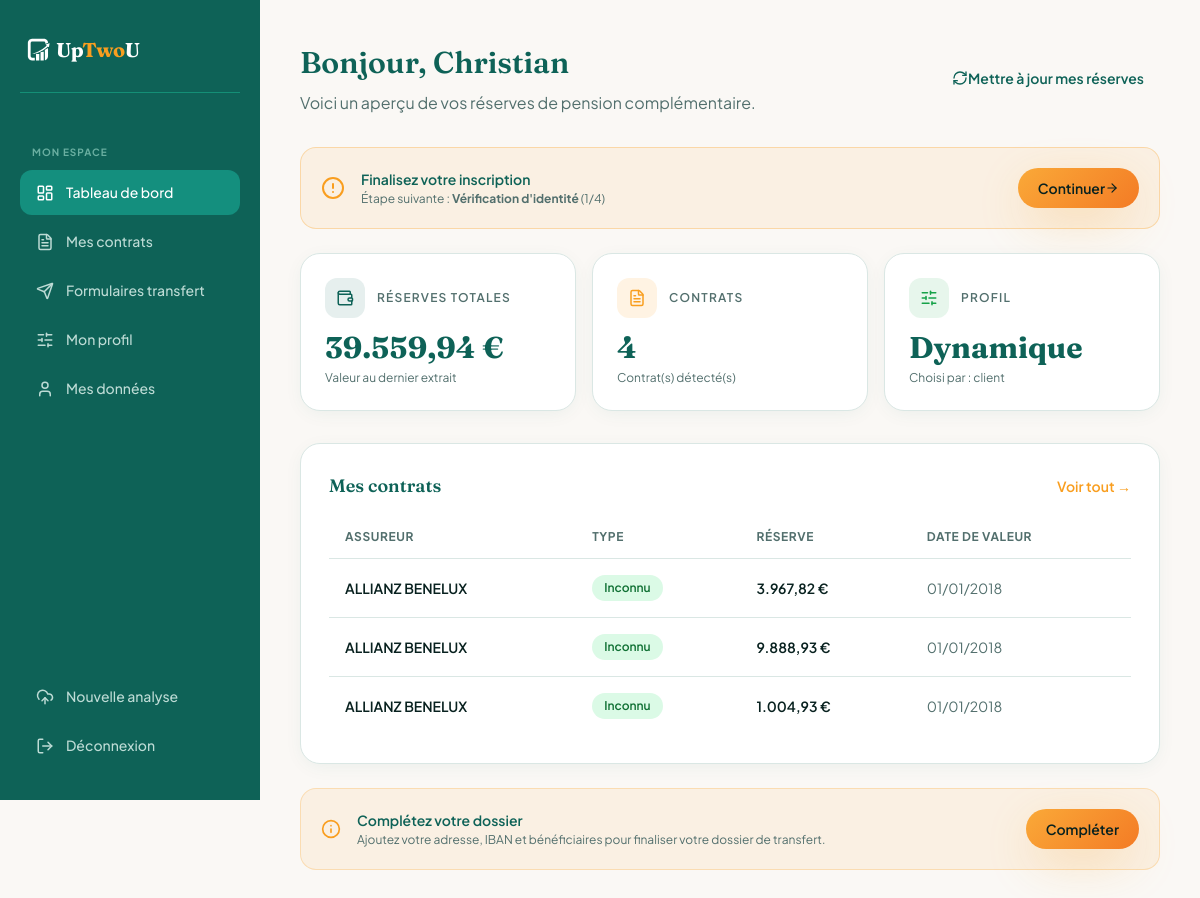
Page /client/dashboard (signed in) on the committed database.
### models.py (models this page shows, shortened)
class Client(db.Model):
    __tablename__ = 'client'
    id = db.Column(db.Integer, primary_key=True)
    user_id = db.Column(db.Integer, db.ForeignKey('user.id'), nullable=False)
    nom = db.Column(db.String(100))
    prenom = db.Column(db.String(100))
    date_naissance = db.Column(db.String(10))   # JJ/MM/AAAA
    sexe = db.Column(db.String(1))              # 'F' | 'M'
    niss = db.Column(db.String(20))
    adresse = db.Column(db.String(200))
    ville = db.Column(db.String(100))
    code_postal = db.Column(db.String(10))
    telephone = db.Column(db.String(20))
    iban = db.Column(db.String(34))
    beneficiaire_1 = db.Column(db.String(200))
    beneficiaire_2 = db.Column(db.String(200))
    profil_risque = db.Column(db.String(20))    # prudent | equilibre | dynamique | conviction
    profil_choisi_par = db.Column(db.String(20))  # client | courtier
    profil_date = db.Column(db.DateTime)
    pays = db.Column(db.String(100), default='Belgique')
    kyc_verifie = db.Column(db.Boolean, default=False)
    kyc_document = db.Column(db.String(200))      # filename of uploaded ID
    frais_acceptes = db.Column(db.Boolean, default=False)
    questionnaire_score = db.Column(db.Integer)   # raw score 0-18
    contrats = db.relationship('Contrat', backref='client', lazy=True)
    analyses = db.relationship('Analyse', backref='client', lazy=True)
    @property
    def onboarding_step(self):
        if not self.kyc_verifie:
            return 'kyc'
        if not self.profil_risque:
            return 'profil'
        if not self.frais_acceptes:
            return 'frais'
        return 'complet'
    @property
    def montant_total(self):
        if self.analyses:
            try:
                data = json.loads(self.analyses[-1].resultat_json)
                return data.get('montant_total')
            except Exception:
                pass
        return None

class Analyse(db.Model):
    __tablename__ = 'analyse'
    id = db.Column(db.Integer, primary_key=True)
    client_id = db.Column(db.Integer, db.ForeignKey('client.id'), nullable=True)
    filename = db.Column(db.String(200))
    resultat_json = db.Column(db.Text)
    created_at = db.Column(db.DateTime, default=datetime.utcnow)

class Contrat(db.Model):
    __tablename__ = 'contrat'
    id = db.Column(db.Integer, primary_key=True)
    client_id = db.Column(db.Integer, db.ForeignKey('client.id'), nullable=False)
    assureur = db.Column(db.String(150))
    numero = db.Column(db.String(100))
    type_branche = db.Column(db.String(30))     # Branche 21 | Branche 23 | Inconnu
    statut = db.Column(db.String(20), default='inconnu')  # dormant | actif | inconnu
    reserve = db.Column(db.String(30))
    date_valeur = db.Column(db.String(20))
    created_at = db.Column(db.DateTime, default=datetime.utcnow)

### app.py (the view)
@app.route("/client/dashboard")
@login_required
@client_required
def client_dashboard():
    return render_template("client/dashboard.html", client=current_user.client_profile)

### app.py (called while the page is built)
@login_manager.user_loader
def load_user(user_id):
    return User.query.get(int(user_id))

def client_required(f):
    @wraps(f)
    def decorated(*args, **kwargs):
        if not current_user.is_authenticated or current_user.role != 'client':
            flash("Accès réservé aux clients.", "error")
            return redirect(url_for('index'))
        return f(*args, **kwargs)
    return decorated

### templates/client/dashboard.html (shortened to what this page needs)
{% extends "client/_base.html" %}
{% block content %}
<div class="dashboard-header">
  <div class="flex flex-wrap items-center justify-between gap-3">
    <div>
      <h1>Bonjour, {{ client.prenom }}</h1>
      <p>Voici un aperçu de vos réserves de pension complémentaire.</p>
    </div>
    <a href="{{ url_for('analyser') }}" class="btn btn-ghost text-sm">
      <i data-lucide="refresh-cw" style="width:1rem;height:1rem;"></i>
      Mettre à jour mes réserves
    </a>
  </div>
</div>
{% if client.onboarding_step != 'complet' %}
{% set step_labels = {'kyc': ('Vérification d\'identité', 'onboarding_kyc', 1), 'profil': ('Profil d\'investissement', 'onboarding_profil', 2), 'frais': ('Acceptation des frais', 'onboarding_frais', 3)} %}
{% set step_info = step_labels.get(client.onboarding_step, ('Continuer', 'onboarding_kyc', 1)) %}
<div class="rounded-2xl p-5 flex items-center gap-4 mb-6" style="background:hsl(35 95% 55% / 0.08);border:1px solid hsl(35 95% 55% / 0.30);">
  <i data-lucide="alert-circle" style="width:1.5rem;height:1.5rem;flex-shrink:0;color:var(--accent);"></i>
  <div class="flex-1">
    <p class="text-sm font-semibold text-primary">Finalisez votre inscription</p>
    <p class="text-xs text-muted mt-0.5">Étape suivante : <strong>{{ step_info[0] }}</strong> ({{ step_info[2] }}/4)</p>
  </div>
  <a href="{{ url_for(step_info[1]) }}" class="btn btn-primary" style="height:2.5rem;padding:0 1.25rem;font-size:0.875rem;white-space:nowrap;">
    Continuer
    <i data-lucide="arrow-right" style="width:0.875rem;height:0.875rem;"></i>
  </a>
</div>
{% endif %}
<div class="grid grid-cols-1 md:grid-cols-3 gap-4 mb-8">
  <div class="stat-card">
    <div class="flex items-center gap-3 mb-3">
      <div class="h-10 w-10 rounded-xl grid place-items-center" style="background:hsl(172 75% 22% / 0.1);">
        <i data-lucide="wallet" style="width:1.125rem;height:1.125rem;color:var(--primary);"></i>
      </div>
      <p class="text-xs uppercase tracking-widest font-semibold text-muted">Réserves totales</p>
    </div>
    <p class="font-display text-3xl font-bold text-primary">
      {{ client.montant_total or '—' }}
    </p>
    <p class="text-xs text-muted mt-1">Valeur au dernier extrait</p>
  </div>
  <div class="stat-card">
    <div class="flex items-center gap-3 mb-3">
      <div class="h-10 w-10 rounded-xl grid place-items-center" style="background:hsl(35 95% 55% / 0.12);">
        <i data-lucide="file-text" style="width:1.125rem;height:1.125rem;color:var(--accent);"></i>
      </div>
      <p class="text-xs uppercase tracking-widest font-semibold text-muted">Contrats</p>
    </div>
    <p class="font-display text-3xl font-bold text-primary">{{ client.contrats | length }}</p>
    <p class="text-xs text-muted mt-1">Contrat(s) détecté(s)</p>
  </div>
  <div class="stat-card">
    <div class="flex items-center gap-3 mb-3">
      <div class="h-10 w-10 rounded-xl grid place-items-center" style="background:hsl(142 76% 36% / 0.1);">
        <i data-lucide="sliders-horizontal" style="width:1.125rem;height:1.125rem;color:hsl(142 76% 36%);"></i>
      </div>
      <p class="text-xs uppercase tracking-widest font-semibold text-muted">Profil</p>
    </div>
    {% if client.profil_risque %}
      <p class="font-display text-3xl font-bold text-primary capitalize">{{ client.profil_risque }}</p>
      <p class="text-xs text-muted mt-1">Choisi par : {{ client.profil_choisi_par }}</p>
    {% else %}
      <p class="font-display text-2xl font-bold text-muted">Non défini</p>
      <a href="{{ url_for('client_profil') }}" class="text-xs text-accent font-semibold mt-1 block hover:underline">Choisir un profil →</a>
    {% endif %}
  </div>
</div>
<div class="dashboard-card mb-6">
  <div class="flex items-center justify-between mb-4">
    <h2 class="font-display text-lg font-semibold text-primary">Mes contrats</h2>
    <a href="{{ url_for('client_contrats') }}" class="text-sm text-accent font-semibold hover:underline">Voir tout →</a>
  </div>
  {% if client.contrats %}
  <table class="data-table">
    <thead>
      <tr>
        <th>Assureur</th>
        <th>Type</th>
        <th>Réserve</th>
        <th>Date de valeur</th>
      </tr>
    </thead>
    <tbody>
      {% for c in client.contrats[:3] %}
      <tr>
        <td class="font-semibold">{{ c.assureur or '—' }}</td>
        <td>
          <span class="badge {{ 'badge-blue' if c.type_branche == 'Branche 21' else 'badge-green' }}">
            {{ c.type_branche or '—' }}
          </span>
        </td>
        <td class="font-semibold">{{ c.reserve or '—' }} €</td>
        <td class="text-muted">{{ c.date_valeur or '—' }}</td>
      </tr>
      {% endfor %}
    </tbody>
  </table>
  {% else %}
  <p class="text-sm text-muted text-center py-6">Aucun contrat enregistré.</p>
  {% endif %}
</div>
{% if not client.adresse or not client.iban %}
<div class="rounded-2xl p-5 flex items-center gap-4" style="background:hsl(35 95% 55% / 0.08);border:1px solid hsl(35 95% 55% / 0.25);">
  <i data-lucide="info" style="width:1.25rem;height:1.25rem;flex-shrink:0;color:var(--accent);"></i>
  <div class="flex-1">
    <p class="text-sm font-semibold text-primary">Complétez votre dossier</p>
    <p class="text-xs text-muted mt-0.5">Ajoutez votre adresse, IBAN et bénéficiaires pour finaliser votre dossier de transfert.</p>
  </div>
  <a href="{{ url_for('client_donnees') }}" class="btn btn-primary" style="height:2.5rem;padding:0 1.25rem;font-size:0.875rem;white-space:nowrap;">
    Compléter
  </a>
</div>
{% endif %}
{% endblock %}

### templates/client/_base.html (shortened to what this page needs)
<!doctype html>
<html lang="fr">
<head>
  <script src="https://cdn.tailwindcss.com"></script>
  <link rel="stylesheet" href="{{ url_for('static', filename='css/style.css') }}">
</head>
<body style="background-color:var(--background);">
<div class="dashboard-shell">
  <aside class="sidebar">
    <a href="{{ url_for('index') }}" class="sidebar-brand">
      <img src="{{ url_for('static', filename='img/uptwou-logo.svg') }}" alt="logo">
      <span class="sidebar-brand-text">Up<span>Two</span>U</span>
    </a>
    <span class="sidebar-section">Mon espace</span>
    <a href="{{ url_for('client_dashboard') }}"
       class="sidebar-link {% if request.endpoint == 'client_dashboard' %}active{% endif %}">
      <i data-lucide="layout-dashboard"></i> Tableau de bord
    </a>
    <a href="{{ url_for('client_contrats') }}"
       class="sidebar-link {% if request.endpoint == 'client_contrats' %}active{% endif %}">
      <i data-lucide="file-text"></i> Mes contrats
    </a>
    <a href="{{ url_for('client_transfert') }}"
       class="sidebar-link {% if request.endpoint in ('client_transfert', 'client_transfert_pdf') %}active{% endif %}">
      <i data-lucide="send"></i> Formulaires transfert
    </a>
    <a href="{{ url_for('client_profil') }}"
       class="sidebar-link {% if request.endpoint == 'client_profil' %}active{% endif %}">
      <i data-lucide="sliders-horizontal"></i> Mon profil
    </a>
    <a href="{{ url_for('client_donnees') }}"
       class="sidebar-link {% if request.endpoint == 'client_donnees' %}active{% endif %}">
      <i data-lucide="user"></i> Mes données
    </a>
    <div class="sidebar-spacer"></div>
    <a href="{{ url_for('analyser') }}" class="sidebar-link">
      <i data-lucide="upload-cloud"></i> Nouvelle analyse
    </a>
    <a href="{{ url_for('logout') }}" class="sidebar-link">
      <i data-lucide="log-out"></i> Déconnexion
    </a>
  </aside>
  <main class="dashboard-main">
    {% block content %}{% endblock %}
  </main>
</div>
</body>
</html>

### rows in the picture
Client: prenom "Christian", profil_risque "Dynamique", profil_choisi_par "client"
Analyse: resultat_json "39.559,94 €"
Contrat: assureur "ALLIANZ BENELUX", type_branche "Inconnu", reserve "3.967,82", date_valeur "01/01/2018"
Contrat: assureur "ALLIANZ BENELUX", type_branche "Inconnu", reserve "9.888,93", date_valeur "01/01/2018"
Contrat: assureur "ALLIANZ BENELUX", type_branche "Inconnu", reserve "1.004,93", date_valeur "01/01/2018"

### other values in the picture
{{ step_info[0] }} "Vérification d'identité"
{{ step_info[2] }} "1"
{{ client.contrats | length }} "4"
